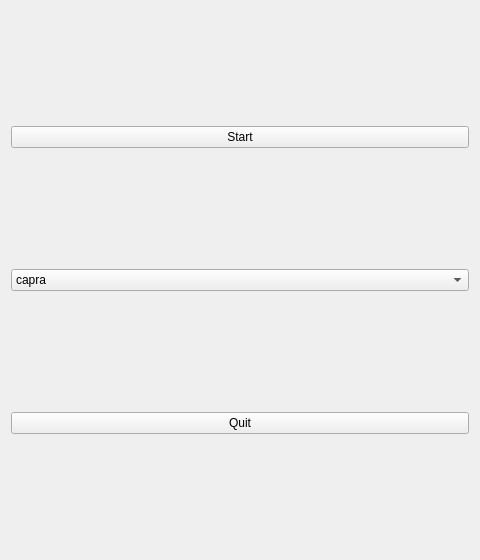
<?xml version="1.0" encoding="UTF-8"?>
<ui version="4.0">
 <class>QtCapra</class>
 <widget class="QWidget" name="QtCapra">
  <property name="geometry">
   <rect>
    <x>0</x>
    <y>0</y>
    <width>480</width>
    <height>560</height>
   </rect>
  </property>
  <property name="windowTitle">
   <string>Form</string>
  </property>
  <layout class="QGridLayout" name="gridLayout">
   <item row="0" column="0" colspan="2">
    <widget class="QPushButton" name="startButton">
     <property name="text">
      <string>Start</string>
     </property>
    </widget>
   </item>
   <item row="2" column="0" colspan="2">
    <widget class="QPushButton" name="quitButton">
     <property name="text">
      <string>Quit</string>
     </property>
    </widget>
   </item>
   <item row="1" column="0" colspan="2">
    <widget class="QComboBox" name="comboBox">
     <property name="minimumContentsLength">
      <number>5</number>
     </property>
     <item>
      <property name="text">
       <string>capra</string>
      </property>
     </item>
     <item>
      <property name="text">
       <string>fascista</string>
      </property>
     </item>
     <item>
      <property name="text">
       <string>culattone</string>
      </property>
     </item>
    </widget>
   </item>
  </layout>
 </widget>
 <resources/>
 <connections/>
</ui>
